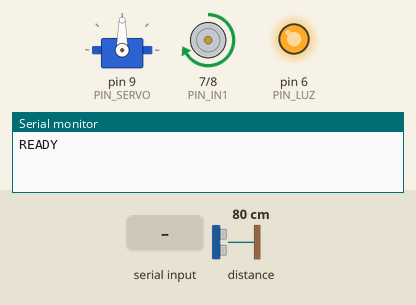
Recording of a sketch running on a simulated Arduino Uno, built with avr-gcc and run on an emulated ATmega328P. On the bench: servo, motor-driver pin pairs drawn as motors (green arrow = first pin HIGH = forward, orange = second pin HIGH = backward, longer = more drive, scaled by the enable pin), output pins drawn as LEDs (lit = HIGH), the last lines printed to the serial monitor. The inputs (shaded band) are chosen by the test bench; at power-on: distance to the obstacle 80 cm.

Above: at 1.8 s.
1.9 s: "LUZ:\n" received over Serial
At 2.2 s:
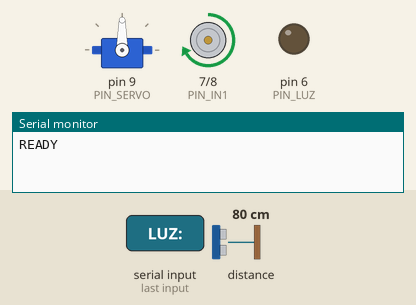
3.4 s: distance to the obstacle set to 72 cm
At 4.3 s:
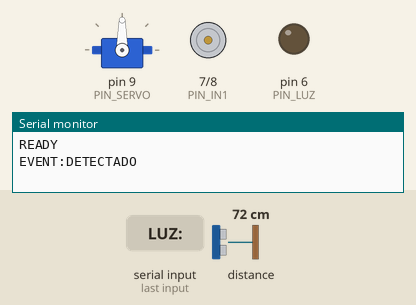
4.9 s: "RESULTADO:APROBADO\n" received over Serial
At 5.4 s:
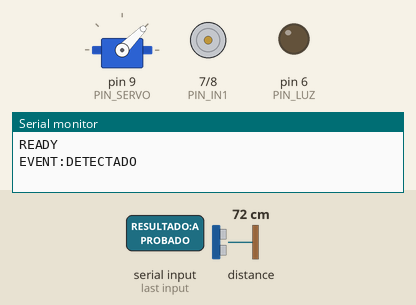
7.1 s: "RESULTADO:DEFECTUOSO\n" received over Serial
At 7.5 s:
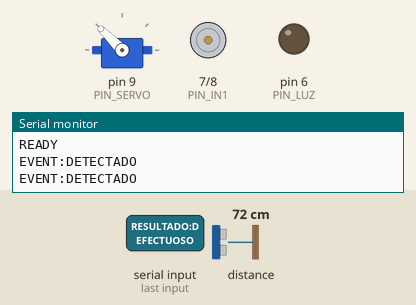
9.3 s: "LUZ:90\n" received over Serial
At 10.3 s:
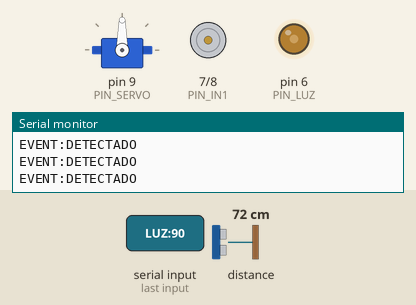
10.8 s: "RESULTADO:APROBADO\n" received over Serial
At 12.0 s:
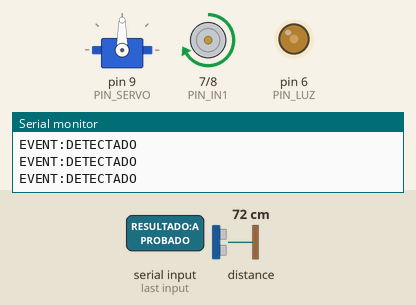
Timing chart, 0 to 14.0 s (numbered marks = the images above; inputs shaded):
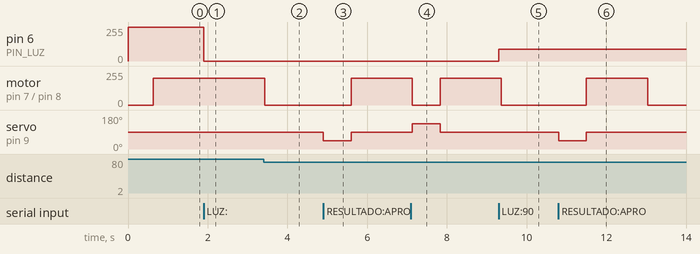

Measured:
- the behaviour switches between 78 and 77 cm on distance to the obstacle (found by bisection; images 1 and 2)
- after the input at 1.9 s, pin 6 (PIN_LUZ): 255/255 → 0/255 at once
- after the input at 3.4 s, motor on pin 7 (PIN_IN1) / pin 8 (PIN_IN2): forward 200/255 → stopped at once
- after the input at 4.9 s, motor on pin 7 (PIN_IN1) / pin 8 (PIN_IN2): stopped → forward 200/255 after 0.70 s; servo on pin 9 (PIN_SERVO): 90° → 45° at once, → 90° 0.70 s later
- after the input at 7.1 s, servo on pin 9 (PIN_SERVO): 90° → 135° at once, → 90° 0.70 s later
- after the input at 9.3 s, pin 6 (PIN_LUZ): 0/255 → 90/255 at once
- after the input at 10.8 s, motor on pin 7 (PIN_IN1) / pin 8 (PIN_IN2): stopped → forward 200/255 after 0.70 s, → stopped 1.5 s later; servo on pin 9 (PIN_SERVO): 90° → 45° at once, → 90° 0.70 s later

The sketch:

arduino_banda.ino
```cpp
/*
 * ESTACIÓN DE INSPECCIÓN - CONTROL DE BANDA, SENSOR, LUZ Y SERVO
 * =================================================================
 * Este Arduino (Uno/Nano, ATmega328) reemplaza por completo a la
 * ESP32-CAM: la única cámara del sistema es ahora el celular por WiFi
 * (DroidCam), y este Arduino se encarga de todo lo físico:
 *
 *   1. Sensor ultrasónico/ToF (VL53L0X) que detecta cuándo llega un
 *      engrane sobre la banda.
 *   2. Motor de la banda transportadora (driver L298N): la detiene en
 *      cuanto detecta una pieza.
 *   3. Luz PWM para iluminar la pieza (antes controlada por HTTP desde
 *      una ESP32 aparte; ahora se controla por el mismo puerto serie).
 *   4. Servo que dirige la pieza ya clasificada hacia el contenedor de
 *      "Aprobado" o "Defectuoso", y reanuda la banda.
 *
 * FLUJO COMPLETO (el que pidió el taller):
 *   Sensor detecta pieza -> Arduino frena la banda -> avisa a la PC
 *   ("EVENT:DETECTADO") -> la PC (interfaz Python) analiza el frame de
 *   la cámara del celular y decide Aprobado/Defectuoso -> le manda el
 *   resultado al Arduino ("RESULTADO:APROBADO"/"RESULTADO:DEFECTUOSO")
 *   -> el Arduino mueve el servo hacia ese lado, vuelve al centro, y
 *   reanuda la banda.
 *
 * Si por algún motivo la PC nunca contesta (cámara desconectada, no se
 * ve la pieza, etc.), hay un timeout de seguridad (SAFETY_TIMEOUT_MS)
 * que reanuda la banda solo, sin mover el servo, para que la línea no
 * se quede trabada esperando para siempre.
 *
 * ---------------------------------------------------------------
 * ¡IMPORTANTE! CAMBIO DE PINES RESPECTO AL CÓDIGO ORIGINAL DE LA BANDA
 * ---------------------------------------------------------------
 * En el Arduino Uno/Nano, la librería Servo.h usa el Timer1 por dentro
 * para generar los pulsos del servo. Ese es EL MISMO temporizador que
 * analogWrite() usa para generar PWM en los pines 9 y 10: en cuanto se
 * hace servo.attach(...) (sin importar en qué pin quede conectado el
 * servo), el PWM por hardware de los pines 9 y 10 deja de funcionar
 * bien. El código original de la banda usaba PIN_ENA = 9 (velocidad
 * del motor por PWM), lo cual chocaría con el servo.
 *
 * Por eso aquí se reasignaron los pines así:
 *   - ENA (velocidad del motor): pin 9  ->  pin 5   (Timer0, sin choque)
 *   - LUZ (PWM):                  nuevo ->  pin 6   (Timer0, sin choque)
 *   - SERVO:                      nuevo ->  pin 9   (libre ahora)
 *   - IN1 / IN2 (dirección del motor, sin PWM): se quedan igual (7 y 8)
 *
 * Si vuelves a cablear el proyecto, NO uses analogWrite() en los pines
 * 9 o 10 mientras el servo esté conectado.
 * ---------------------------------------------------------------
 *
 * CONEXIONES:
 *   VL53L0X  -> SDA a A4, SCL a A5 (I2C), VIN a 5V, GND a GND.
 *               (En un Nano/Uno son los mismos pines A4/A5; en otras
 *               placas usa los pines SDA/SCL dedicados si existen).
 *   L298N    -> ENA a D5, IN1 a D7, IN2 a D8, GND común con el Arduino.
 *               Alimenta el motor y el L298N con su fuente externa, NO
 *               con el 5V del Arduino.
 *   Luz PWM  -> D6 a la entrada de control del driver/mosfet de la luz.
 *   Servo    -> señal a D9, alimentación e IN de PC (5V/GND idealmente
 *               desde una fuente externa, no del pin 5V del Arduino si
 *               el servo es de cierta potencia).
 *
 * LIBRERÍAS NECESARIAS (Arduino IDE -> Administrador de Bibliotecas):
 *   - "Adafruit VL53L0X" (de Adafruit)
 *   - "Servo" (viene incluida con el IDE)
 *
 * PROTOCOLO SERIE (115200 baudios, texto, una instrucción por línea):
 *   Arduino -> PC:
 *     READY               El firmware arrancó y el sensor quedó listo.
 *     ERROR:VL53L0X        No se pudo inicializar el sensor de distancia.
 *     EVENT:DETECTADO      Se detectó una pieza; la banda ya se detuvo.
 *     EVENT:TIMEOUT         Se agotó el tiempo esperando RESULTADO:...;
 *                           la banda se reanudó sola, sin clasificar.
 *   PC -> Arduino:
 *     LUZ:<0-255>          Intensidad de la luz.
 *     RESULTADO:APROBADO   Clasificación de la pieza detenida: mueve el
 *     RESULTADO:DEFECTUOSO servo hacia ese lado, y reanuda la banda.
 *
 * Ver infrastructure/arduino_controller.py (interfaz Python) y el
 * README.md (sección "Conectar el Arduino con la interfaz") para el
 * lado de la PC.
 */

#include <Wire.h>
#include <VL53L0X.h>
#include <Servo.h>

// ==================== PINES ====================
const uint8_t PIN_ENA = 5;    // PWM de velocidad del motor (antes pin 9)
const uint8_t PIN_IN1 = 7;    // dirección del motor
const uint8_t PIN_IN2 = 8;    // dirección del motor
const uint8_t PIN_LUZ = 6;    // PWM de la luz
const uint8_t PIN_SERVO = 9;  // señal del servo clasificador

// ==================== BANDA (motor) ====================
const uint8_t VELOCIDAD_BANDA = 200;  // 0-255, velocidad de crucero de la banda

// ==================== SENSOR DE DISTANCIA ====================
VL53L0X sensor;
const uint16_t DISTANCIA_DELTA_MM = 30;     // cuánto debe achicarse la distancia
                                             // (algo más cerca del sensor) para
                                             // considerar que llegó una pieza
const uint8_t MUESTRAS_CALIBRACION = 10;    // lecturas usadas para fijar la
                                             // distancia "banda vacía" al arrancar
uint16_t distanciaBase = 0;                 // distancia de referencia (sin pieza)
const unsigned long BLACKOUT_REANUDAR_MS = 1500;  // tras reanudar la banda, ignora
                                                    // el sensor un rato para que la
                                                    // misma pieza no se re-detecte
                                                    // antes de alejarse

// ==================== SERVO CLASIFICADOR ====================
Servo servoClasificador;
const int ANGULO_NEUTRO = 90;       // reposo, en línea con la banda
const int ANGULO_APROBADO = 45;     // hacia el contenedor de piezas buenas
const int ANGULO_DEFECTUOSO = 135;  // hacia el contenedor de piezas defectuosas
const unsigned long SERVO_ESPERA_MS = 700;  // tiempo que se mantiene desviado
                                             // antes de volver al centro

// ==================== ESTADO / SEGURIDAD ====================
enum EstadoBanda { BANDA_CORRIENDO, BANDA_ESPERANDO_CLASIFICACION };
EstadoBanda estado = BANDA_CORRIENDO;

unsigned long detectadoEnMs = 0;
const unsigned long SAFETY_TIMEOUT_MS = 15000;  // si la PC no contesta en este
                                                  // tiempo, se reanuda sola
unsigned long ignorarSensorHastaMs = 0;

String lineaSerial;  // buffer para armar cada línea entrante por serie

// =================================================================
// SETUP
// =================================================================
void setup() {
  Serial.begin(115200);
  lineaSerial.reserve(32);

  pinMode(PIN_ENA, OUTPUT);
  pinMode(PIN_IN1, OUTPUT);
  pinMode(PIN_IN2, OUTPUT);
  pinMode(PIN_LUZ, OUTPUT);

  servoClasificador.attach(PIN_SERVO);
  servoClasificador.write(ANGULO_NEUTRO);

  analogWrite(PIN_LUZ, 255);  // luz al máximo por defecto al arrancar

  Wire.begin();
  sensor.setTimeout(500);
  if (!sensor.init()) {
    // Sin sensor no hay forma segura de operar la banda: se avisa a la
    // PC y se queda aquí (con la banda detenida) en vez de arrancar a
    // ciegas.
    Serial.println("ERROR:VL53L0X");
    while (true) {
      delay(1000);
      Serial.println("ERROR:VL53L0X");
    }
  }
  sensor.startContinuous();

  distanciaBase = calibrarDistanciaBase();
  encenderBanda();
  Serial.println("READY");
}

// =================================================================
// LOOP PRINCIPAL
// =================================================================
void loop() {
  procesarSerialEntrante();

  switch (estado) {
    case BANDA_CORRIENDO:
      revisarSensorDistancia();
      break;

    case BANDA_ESPERANDO_CLASIFICACION:
      if (millis() - detectadoEnMs > SAFETY_TIMEOUT_MS) {
        // La PC no contestó a tiempo (cámara caída, pieza no
        // reconocida, etc.): se reanuda sola para no trabar la línea.
        Serial.println("EVENT:TIMEOUT");
        encenderBanda();
        estado = BANDA_CORRIENDO;
      }
      break;
  }
}

// =================================================================
// SENSOR: calibración inicial y detección de piezas
// =================================================================
uint16_t calibrarDistanciaBase() {
  uint32_t suma = 0;
  uint8_t validas = 0;
  for (uint8_t i = 0; i < MUESTRAS_CALIBRACION; i++) {
    uint16_t d = sensor.readRangeContinuousMillimeters();
    if (!sensor.timeoutOccurred() && d > 0 && d < 8190) {
      suma += d;
      validas++;
    }
    delay(30);
  }
  return validas > 0 ? (uint16_t)(suma / validas) : 0;
}

void revisarSensorDistancia() {
  if (millis() < ignorarSensorHastaMs) {
    return;  // periodo de "blackout" tras reanudar la banda
  }

  uint16_t distancia = sensor.readRangeContinuousMillimeters();
  if (sensor.timeoutOccurred()) {
    return;  // lectura no confiable, se ignora este ciclo
  }

  // La pieza pasa MÁS CERCA del sensor que la banda vacía -> la
  // distancia medida se achica respecto a la base calibrada.
  if (distanciaBase > 0 && (distanciaBase - (long)distancia) >= DISTANCIA_DELTA_MM) {
    apagarBanda();
    estado = BANDA_ESPERANDO_CLASIFICACION;
    detectadoEnMs = millis();
    Serial.println("EVENT:DETECTADO");
  }
}

// =================================================================
// SERIE: instrucciones que llegan desde la interfaz en Python
// =================================================================
void procesarSerialEntrante() {
  while (Serial.available() > 0) {
    char c = (char)Serial.read();
    if (c == '\n') {
      lineaSerial.trim();
      if (lineaSerial.length() > 0) {
        procesarComando(lineaSerial);
      }
      lineaSerial = "";
    } else if (c != '\r') {
      lineaSerial += c;
    }
  }
}

void procesarComando(const String &linea) {
  if (linea.startsWith("LUZ:")) {
    int valor = linea.substring(4).toInt();
    valor = constrain(valor, 0, 255);
    analogWrite(PIN_LUZ, valor);
  } else if (linea == "RESULTADO:APROBADO") {
    clasificarYReanudar(ANGULO_APROBADO);
  } else if (linea == "RESULTADO:DEFECTUOSO") {
    clasificarYReanudar(ANGULO_DEFECTUOSO);
  } else if (linea == "PING") {
    Serial.println("PONG");
  }
}

// =================================================================
// CLASIFICACIÓN: mueve el servo hacia el lado que corresponda,
// vuelve al centro y reanuda la banda.
// =================================================================
void clasificarYReanudar(int angulo) {
  if (estado != BANDA_ESPERANDO_CLASIFICACION) {
    return;  // ignora resultados fuera de tiempo (ya se reanudó sola)
  }
  servoClasificador.write(angulo);
  delay(SERVO_ESPERA_MS);
  servoClasificador.write(ANGULO_NEUTRO);

  encenderBanda();
  estado = BANDA_CORRIENDO;
}

// =================================================================
// MOTOR DE LA BANDA (driver L298N)
// =================================================================
void encenderBanda() {
  digitalWrite(PIN_IN1, HIGH);
  digitalWrite(PIN_IN2, LOW);
  analogWrite(PIN_ENA, VELOCIDAD_BANDA);
  ignorarSensorHastaMs = millis() + BLACKOUT_REANUDAR_MS;
}

void apagarBanda() {
  analogWrite(PIN_ENA, 0);
  digitalWrite(PIN_IN1, LOW);
  digitalWrite(PIN_IN2, LOW);
}
```
